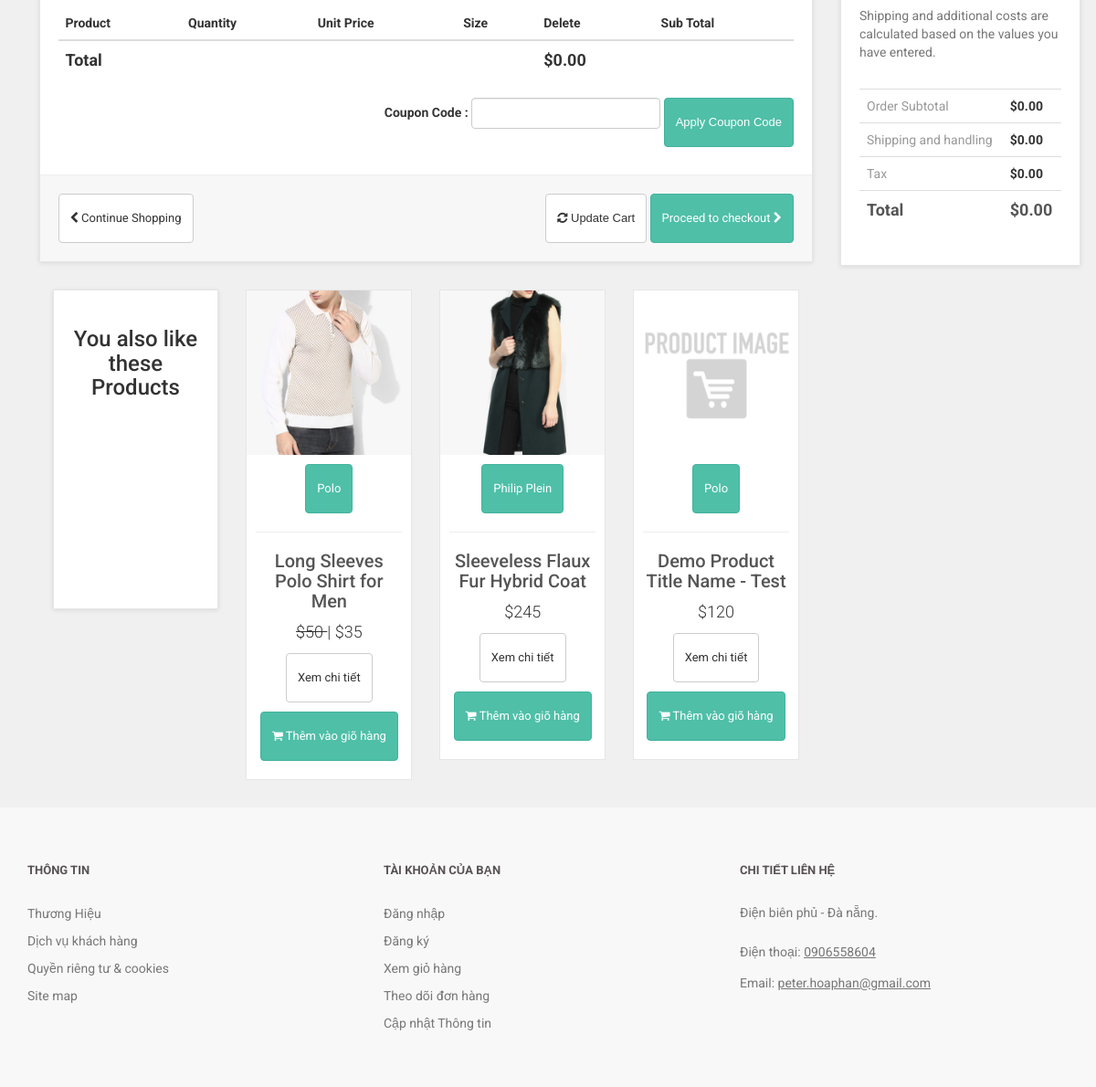
/cart_body.php (lower part), run on an earlier commit of the app's database.
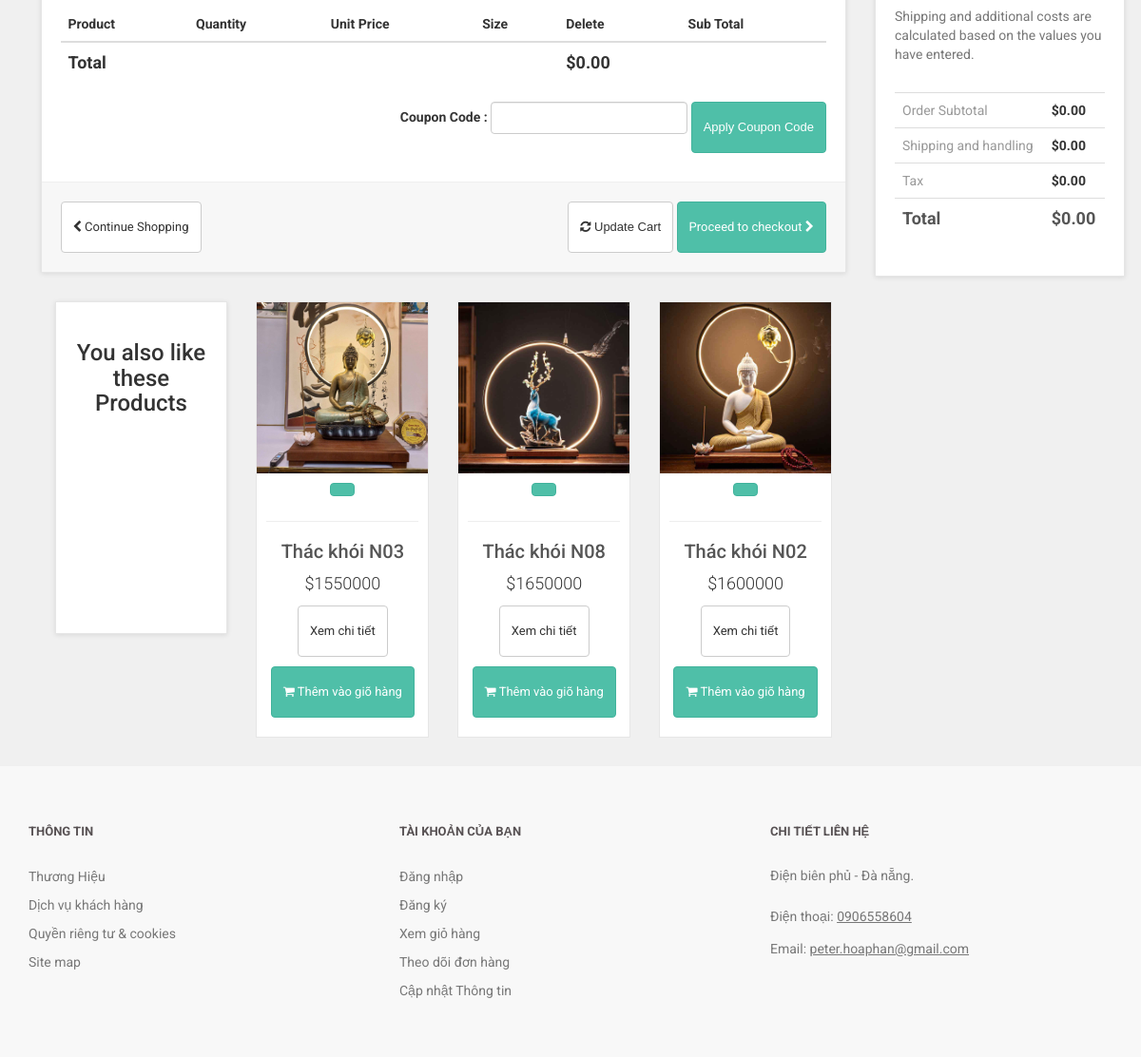
And on a later commit of the database.
### tables this page shows
CREATE TABLE `products` (
  `product_id` int(10) NOT NULL,
  `p_cat_id` int(10) NOT NULL,
  `cat_id` int(10) NOT NULL,
  `manufacturer_id` int(10) NOT NULL,
  `date` timestamp NOT NULL DEFAULT current_timestamp() ON UPDATE current_timestamp(),
  `product_title` text NOT NULL,
  `product_url` text NOT NULL,
  `product_img1` text NOT NULL,
  `product_img2` text NOT NULL,
  `product_img3` text NOT NULL,
  `product_price` int(10) NOT NULL,
  `product_psp_price` int(100) NOT NULL,
  `product_desc` text NOT NULL,
  `product_features` text NOT NULL,
  `product_video` text NOT NULL,
  `product_keywords` text NOT NULL,
  `product_label` text NOT NULL,
  `status` varchar(255) NOT NULL
);

CREATE TABLE `manufacturers` (
  `manufacturer_id` int(10) NOT NULL,
  `manufacturer_title` text NOT NULL,
  `manufacturer_top` text NOT NULL,
  `manufacturer_image` text NOT NULL
);

### cart_body.php (the view, shortened to what this page needs)
<?php
include("includes/db.php");
include("includes/header.php");
include("functions/functions.php");
include("includes/main.php");
?>
<div id="content" >
<div class="container" >
<div class="col-md-9" id="cart" >
<div class="box" >
<form action="cart.php" method="post" enctype="multipart-form-data" >
<div class="table-responsive" >
<table class="table" >
<thead>
<tr>
<th colspan="2" >Product</th>
<th>Quantity</th>
<th>Unit Price</th>
<th>Size</th>
<th colspan="1">Delete</th>
<th colspan="2"> Sub Total </th>
</tr>
</thead>
<?php
$total = 0;
?>
<tfoot>
<tr>
<th colspan="5"> Total </th>
<th colspan="2"> $<?php echo $total; ?>.00 </th>
</tr>
</tfoot>
</table>
<div class="form-inline pull-right">
<div class="form-group">
<label>Coupon Code : </label>
<input type="text" name="code" class="form-control">
</div>
<input class="btn btn-primary" type="submit" name="apply_coupon" value="Apply Coupon Code" >
</div>
</div>
<div class="box-footer">
<div class="pull-left">
<a href="index.php" class="btn btn-default">
<i class="fa fa-chevron-left"></i> Continue Shopping
</a>
</div>
<div class="pull-right">
<button class="btn btn-default" type="submit" name="update" value="Update Cart">
<i class="fa fa-refresh"></i> Update Cart
</button>
<a href="checkout.php" class="btn btn-primary">
Proceed to checkout <i class="fa fa-chevron-right"></i>
</a>
</div>
</div>
</form>
</div>
<div id="row same-height-row">
<div class="col-md-3 col-sm-6">
<div class="box same-height headline">
<h3 class="text-center"> You also like these Products </h3>
</div>
</div>
<?php
$get_products = "select * from products order by rand() LIMIT 0,3";
$run_products = mysqli_query($con,$get_products);
while($row_products=mysqli_fetch_array($run_products)){
$pro_title = $row_products['product_title'];
$pro_price = $row_products['product_price'];
$pro_img1 = $row_products['product_img1'];
$pro_label = $row_products['product_label'];
$manufacturer_id = $row_products['manufacturer_id'];
$get_manufacturer = "select * from manufacturers where manufacturer_id='$manufacturer_id'";
$run_manufacturer = mysqli_query($db,$get_manufacturer);
$row_manufacturer = mysqli_fetch_array($run_manufacturer);
$manufacturer_name = $row_manufacturer['manufacturer_title'];
$pro_psp_price = $row_products['product_psp_price'];
$pro_url = $row_products['product_url'];
if($pro_label == "Sale" or $pro_label == "Gift"){
$product_price = "<del> $$pro_price </del>";
$product_psp_price = "| $$pro_psp_price";
}
else{
$product_psp_price = "";
$product_price = "$$pro_price";
}
if($pro_label == ""){
}
else{
$product_label = "
";
}
echo "
<div class='col-md-3 col-sm-6 center-responsive' >
<div class='product' >
<a href='$pro_url' >
<img src='admin/product_images/$pro_img1' class='img-responsive' >
</a>
<div class='text' >
<center>
<p class='btn btn-primary'> $manufacturer_name </p>
</center>
<hr>
<h3><a href='$pro_url' >$pro_title</a></h3>
<p class='price' > $product_price $product_psp_price </p>
<p class='buttons' >
<a href='$pro_url' class='btn btn-default' >Xem chi tiết</a>
<a href='$pro_url' class='btn btn-primary'>
<i class='fa fa-shopping-cart'></i> Thêm vào giõ hàng
</a>
</p>
</div>
$product_label
</div>
</div>
";
}
?>
</div>
</div>
<div class="col-md-3">
<div class="box" id="order-summary">
<p class="text-muted">
Shipping and additional costs are calculated based on the values you have entered.
</p>
<div class="table-responsive">
<table class="table">
<tbody>
<tr>
<td> Order Subtotal </td>
<th> $<?php echo $total; ?>.00 </th>
</tr>
<tr>
<td> Shipping and handling </td>
<th>$0.00</th>
</tr>
<tr>
<td>Tax</td>
<th>$0.00</th>
</tr>
<tr class="total">
<td>Total</td>
<th>$<?php echo $total; ?>.00</th>
</tr>
</tbody>
</table>
</div>
</div>
</div>
</div>
</div>
<?php
include("includes/footer.php");
?>
</body>

What changed in the data, as far as the page shows it:
removed products: product_img1 (picture), manufacturer.manufacturer_title "Polo", product_title "Long Sleeves Polo Shirt for Men", product_price "50", product_psp_price "| $35"
removed products: product_img1 (picture), manufacturer.manufacturer_title "Philip Plein", product_title "Sleeveless Flaux Fur Hybrid Coat", product_price "$245"
removed products: product_img1 (placeholder picture), manufacturer.manufacturer_title "Polo", product_title "Demo Product Title Name - Test", product_price "$120"
added products: product_img1 (picture), product_title "Thác khói N03", product_price "$1550000"
added products: product_img1 (picture), product_title "Thác khói N08", product_price "$1650000"
added products: product_img1 (picture), product_title "Thác khói N02", product_price "$1600000"
